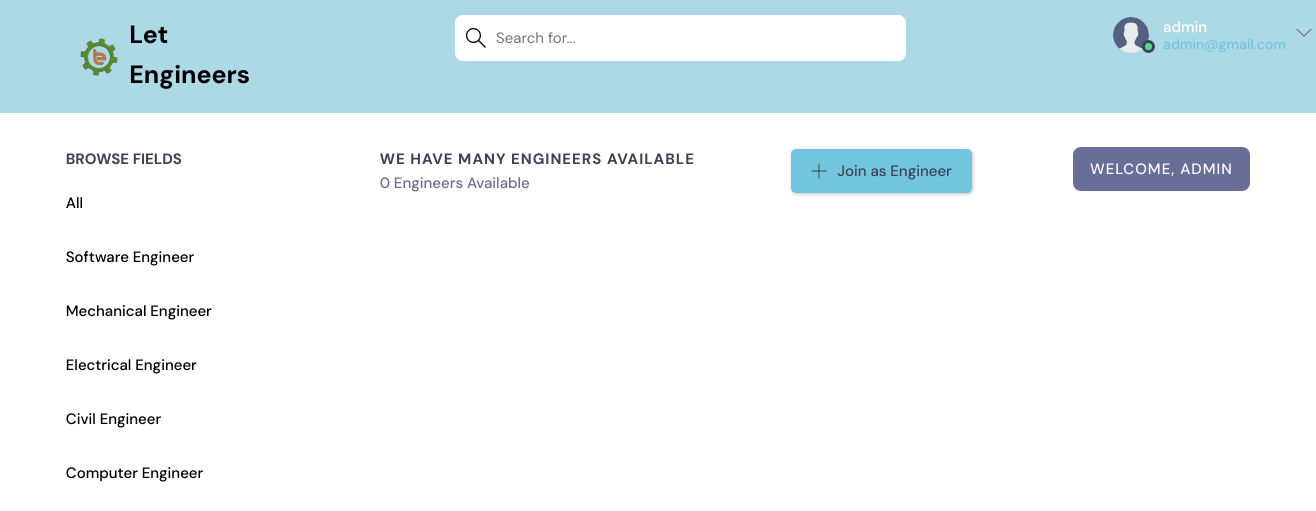
The app's page /home/ (signed in) with its own data.
### app1/models.py (models this page shows, shortened)
class Topic(models.Model):
    name = models.CharField(max_length=200)

### app1/views.py (the view)
# urls.py: path("home/", views.home, name="home"),
@login_required(login_url='index')
def home(request):
    q = request.GET.get('q') if request.GET.get('q') != None else ''
    rooms = Room.objects.filter(
        Q(topic__name__icontains=q) |
        Q(name__icontains=q) |
        Q(description__icontains=q)
    )
    topics = Topic.objects.all()[0:6]
    room_count = rooms.count()
    room_messages = Message.objects.filter(Q(room__topic__name__icontains=q))
    context = {'rooms': rooms, 'topics': topics,
               'room_count': room_count, 'room_messages': room_messages}
    return render(request, 'home_pages/home.html', context)

### app1/templates/home_pages/home.html (shortened to what this page needs)
{% extends 'home_pages/main.html' %}
{% block content %}
    <main class="layout layout--3">
      <div class="container">
        {% include 'home_pages/topics_component.html' %}
        <div class="roomList">
          <div class="roomList__header">
            <div>
              <h2>We have many Engineers Available</h2>
              <p>{{room_count}} Engineers Available</p>
            </div>
            {% if request.user.is_authenticated %}
            <a class="btn btn--main" href="{% url 'create-room' %}">
              <svg version="1.1" xmlns="http://www.w3.org/2000/svg" width="32" height="32" viewBox="0 0 32 32">
                <title>add</title>
                <path d="M16.943 0.943h-1.885v14.115h-14.115v1.885h14.115v14.115h1.885v-14.115h14.115v-1.885h-14.115v-14.115z"></path>
              </svg>
              Join as Engineer
            </a>
            {% endif %}
          </div>
        </div>
        {% include 'home_pages/activity_component.html' %}
      </div>
    </main>
{% endblock %}

### app1/templates/home_pages/navbar.html (shortened to what this page needs)
{% load static %}
<!DOCTYPE html>
<html lang="en">
<head>
  <link rel="stylesheet" href="{% static 'home_pages/css/navbar.css' %}" />
</head>
<body>
  <header class="header header--loggedIn">
    <div class="container">
      <a href="{% url 'index' %}" class="header__logo">
        <img src="{% static 'images/icons/favicon.png' %}" />
        <h1>Let Engineers</h1>
      </a>
      <form class="header__search"method="GET" action="{% url 'home' %}" >
        <label>
          <input name="q"  placeholder="Search for..." />
        </label>
      </form>
      <nav class="header__menu">
        {% if request.user.is_authenticated %}
        <div class="header__user">
          <a href="#">
            <div class="avatar avatar--medium active">
              <img src="{% static 'images/avatar.svg' %}" />
            </div>
            <p>{{request.user.username}}<span>{{request.user.email}}</span></p>
          </a>
          <button class="dropdown-button">
            <svg version="1.1" xmlns="http://www.w3.org/2000/svg" width="32" height="32" viewBox="0 0 32 32">
              <title>chevron-down</title>
              <path d="M16 21l-13-13h-3l16 16 16-16h-3l-13 13z"></path>
            </svg>
          </button>
        </div>
        {% else %}
        <a href="{% url 'login' %}">
          <img src="{% static 'images/avatar.svg' %}" />
          <p>Login</p>
        </a>
        {% endif %}
      </nav>
    </div>
  </header>
</body>
</html>

### app1/templates/home_pages/topics_component.html
<div class="topics">
    <div class="topics__header">
      <h2>Browse Fields</h2>
    </div>
    <ul class="topics__list">
      <li>
        <a href="{% url 'home' %}" >All  </a>
      </li>
      {% for topic in topics %}
      <li>
        <a href="{% url 'home' %}?q={{topic.name}}">{{topic.name}}   </a>
      </li>
      {% endfor %}
    </ul>
  </div>

### app1/templates/home_pages/activity_component.html
<div class="activities">
  <div class="activities__header">
      {% if request.user.is_authenticated %}
      <h2 style="text-align: center;">Welcome, {{request.user.username}}</h2>
    </div>
    {% endif %}
</div>

### static/home_pages/css/style.css (style rules this page uses)
:root { --color-main: #71c6dd; --color-main-light: #e1f6fb; --color-dark: #3f4156; --color-dark-medium: #51546e; --color-dark-light: #696d97; --color-light: #e5e5e5; --color-gray: #8b8b8b; --color-light-gray: #b2bdbd; --color-bg: #2d2d39; --color-success: #5dd693; --color-error: #fc4b0b; }
* { font-family: "DM Sans", -apple-system, BlinkMacSystemFont, "Segoe UI", Roboto, Oxygen, Ubuntu, Cantarell, "Open Sans", "Helvetica Neue", sans-serif; margin: 0; padding: 0; box-sizing: border-box; text-rendering: optimizeLegibility; font-size: inherit; }
html { font-size: 56.25%; }
@media only screen and (min-width: 1200px) { html { font-size: 62.5%; } }
body { line-height: 1.6; font-weight: 400; font-size: 1.5rem; color: white; background-color: white; min-height: 100vh; }
img { width: 100%; }
a { display: inline-block; color: var(--color-main); text-decoration: none; }
.container { max-width: 220rem; width: 90%; margin: auto; }
.btn { background-color: transparent; border: none; display: inline-flex; align-items: center; gap: 1rem; cursor: pointer; transition: all ease-in-out 0.3s; padding: 1rem 2rem; border-radius: 5px; box-shadow: 1px 1px 3px 1px rgba(0, 0, 0, 0.15); font-weight: 500; }
.btn--main { background-color: var(--color-main); color: var(--color-dark); }
.btn > svg { fill: currentColor; width: 1.6rem; height: 1.6rem; }
.avatar { position: relative; display: inline-block; border-radius: 10%; border: 2px solid transparent; }
.avatar img { display: block; border-radius: 50%; object-fit: cover; object-position: center; }
.avatar::after { content: ""; display: block; position: absolute; background-color: var(--color-gray); z-index: 111; border-radius: 50%; border: 0.3rem solid var(--color-dark); }
.avatar.active::after { background-color: var(--color-success); }
.avatar.avatar--medium img { width: 3.6rem; height: 3.6rem; border-radius: 50%; }
.avatar.avatar--medium:after { width: 0.7rem; height: 0.7rem; bottom: 0px; right: -6px; }
.layout { margin-top: 3.4rem; }
.layout > .container { display: flex; justify-content: space-between; align-items: flex-start; }
.layout--3 > .container > div:first-child { flex-basis: 18%; max-width: 22.5rem; }
.layout--3 > .container > div:nth-child(2) { flex-basis: 50%; }
.layout--3 > .container > div:last-child { flex-basis: 15%; }
.topics__header { margin-bottom: 2rem; }
.topics__header h2 { text-transform: uppercase; font-weight: 700; color: var(--color-dark); }
.topics__list { list-style: none; }
.topics__list li a { display: flex; justify-content: space-between; margin-bottom: 3rem; font-weight: 500; color: black; transition: all 0.3s ease-in-out; }
.roomList__header { display: flex; justify-content: space-between; align-items: center; margin-bottom: 2.4rem; }
.roomList__header h2 { text-transform: uppercase; font-weight: 650; color: var(--color-dark); letter-spacing: 1px; }
.roomList__header p { font-weight: 500; color: var(--color-dark-light); }
.activities { background: var(--color-dark); border-radius: 8px; overflow: hidden; }
.activities__header h2 { background-color: var(--color-dark-light); text-transform: uppercase; font-weight: 500; padding: 1rem 1.5rem; color: white; letter-spacing: 1px; font-size: 1.5rem; }

### static/home_pages/css/navbar.css (style rules this page uses)
.header { padding: 1.5rem; background-color: lightblue; }
.header > .container { display: flex; gap: 20.5rem; }
.header__logo, .header__user { display: flex; gap: 1rem; align-items: center; }
.header__logo > img { height: 4.0rem; width: 4.0rem; }
.header__logo > h1 { font-weight: 700; font-size: 2.5rem; color: black; padding-bottom: 0.3rem; }
.header__search > label { background-color: white; padding: 1.3rem 1rem; display: flex; align-items: center; gap: 1rem; border-radius: 8px; }
.header__search svg { fill: black; width: 2rem; height: 2rem; margin-left: 0.1rem; }
.header__search input { width: 40rem; background: transparent; border: none; outline: none; color: var(--color-light); }
.header__menu { margin-left: auto; position: relative; }
.header__menu a { display: flex; gap: 1.2rem; align-items: center; font-weight: 500; text-decoration: none; color:white; }
.header__menu img { height: 3.6rem; }
.header__menu p { line-height: 1.2; }
.header__menu span { color: var(--color-main); font-weight: 500; font-size: 1.4rem; display: block; }
.header__menu svg { width: 1.6rem; height: 1.6rem; fill: var(--color-dark-light); }
.dropdown-button { background: transparent; border: 0; outline: 0; cursor: pointer; }

### records on screen
Topic: name "Software Engineer"
Topic: name "Mechanical Engineer"
Topic: name "Electrical Engineer"
Topic: name "Civil Engineer"
Topic: name "Computer Engineer"

### other values on screen
{{ request.user.username }} "admin"
{{ request.user.email }} "admin@gmail.com"
{{ room_count }} "0"
{{ request.user.username }} "ADMIN"
